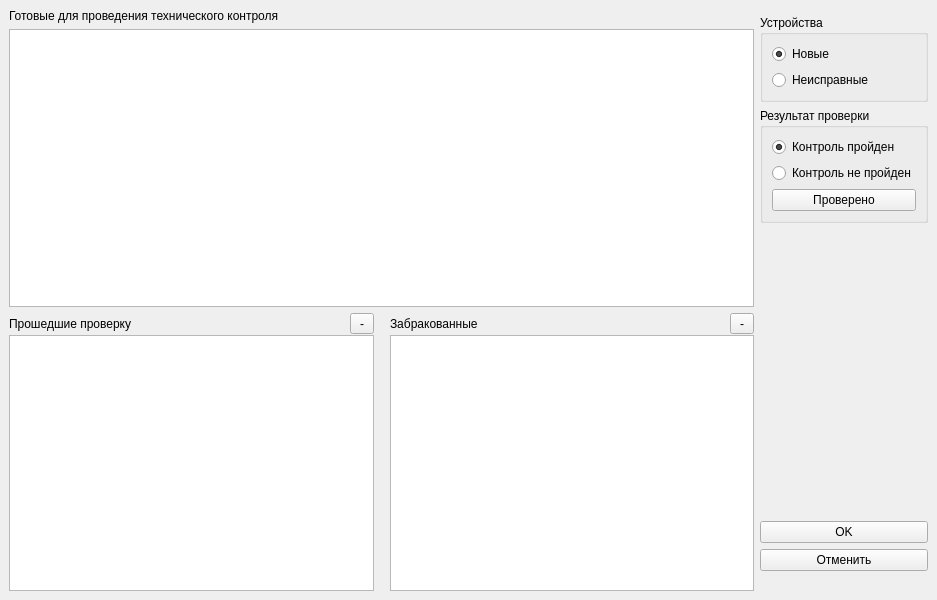
<?xml version="1.0" encoding="UTF-8"?>
<ui version="4.0">
 <class>OTKWindow</class>
 <widget class="QMainWindow" name="OTKWindow">
  <property name="geometry">
   <rect>
    <x>0</x>
    <y>0</y>
    <width>937</width>
    <height>600</height>
   </rect>
  </property>
  <property name="windowTitle">
   <string>MainWindow</string>
  </property>
  <widget class="QWidget" name="centralwidget">
   <layout class="QHBoxLayout" name="horizontalLayout_4">
    <item>
     <layout class="QVBoxLayout" name="verticalLayout_2">
      <item>
       <widget class="QLabel" name="label_8">
        <property name="text">
         <string>Готовые для проведения технического контроля</string>
        </property>
       </widget>
      </item>
      <item>
       <widget class="QListWidget" name="lwProduct">
        <property name="alternatingRowColors">
         <bool>true</bool>
        </property>
       </widget>
      </item>
      <item>
       <layout class="QHBoxLayout" name="horizontalLayout_8">
        <property name="spacing">
         <number>16</number>
        </property>
        <item>
         <layout class="QVBoxLayout" name="verticalLayout_5">
          <property name="spacing">
           <number>1</number>
          </property>
          <item>
           <layout class="QHBoxLayout" name="horizontalLayout_2">
            <item>
             <widget class="QLabel" name="label_7">
              <property name="text">
               <string>Прошедшие проверку</string>
              </property>
             </widget>
            </item>
            <item>
             <widget class="QToolButton" name="tbDelCheckProd">
              <property name="minimumSize">
               <size>
                <width>24</width>
                <height>0</height>
               </size>
              </property>
              <property name="toolTip">
               <string>Удалить из списка</string>
              </property>
              <property name="text">
               <string>-</string>
              </property>
              <property name="icon">
               <iconset resource="resource.qrc">
                <normaloff>:/image/cancel2.png</normaloff>:/image/cancel2.png</iconset>
              </property>
             </widget>
            </item>
           </layout>
          </item>
          <item>
           <widget class="QListWidget" name="lwCheckedProd">
            <property name="alternatingRowColors">
             <bool>true</bool>
            </property>
           </widget>
          </item>
         </layout>
        </item>
        <item>
         <layout class="QVBoxLayout" name="verticalLayout">
          <property name="spacing">
           <number>1</number>
          </property>
          <item>
           <layout class="QHBoxLayout" name="horizontalLayout_3">
            <item>
             <widget class="QLabel" name="label_5">
              <property name="text">
               <string>Забракованные</string>
              </property>
             </widget>
            </item>
            <item>
             <widget class="QToolButton" name="tbDelBrokenProd">
              <property name="minimumSize">
               <size>
                <width>24</width>
                <height>0</height>
               </size>
              </property>
              <property name="toolTip">
               <string>Удалить из списка</string>
              </property>
              <property name="text">
               <string>-</string>
              </property>
              <property name="icon">
               <iconset resource="resource.qrc">
                <normaloff>:/image/cancel2.png</normaloff>:/image/cancel2.png</iconset>
              </property>
             </widget>
            </item>
           </layout>
          </item>
          <item>
           <widget class="QListWidget" name="lwBrokenProd">
            <property name="alternatingRowColors">
             <bool>true</bool>
            </property>
           </widget>
          </item>
         </layout>
        </item>
       </layout>
      </item>
     </layout>
    </item>
    <item>
     <layout class="QHBoxLayout" name="horizontalLayout"/>
    </item>
    <item>
     <layout class="QVBoxLayout" name="verticalLayout_9" stretch="0,1">
      <item>
       <layout class="QVBoxLayout" name="verticalLayout_7">
        <property name="topMargin">
         <number>6</number>
        </property>
        <item>
         <widget class="QGroupBox" name="groupBox_2">
          <property name="title">
           <string>Устройства</string>
          </property>
          <layout class="QVBoxLayout" name="verticalLayout_11">
           <item>
            <widget class="QRadioButton" name="rbNewDevice">
             <property name="text">
              <string>Новые</string>
             </property>
             <property name="checked">
              <bool>true</bool>
             </property>
            </widget>
           </item>
           <item>
            <widget class="QRadioButton" name="rbOldDevice">
             <property name="text">
              <string>Неисправные</string>
             </property>
            </widget>
           </item>
          </layout>
         </widget>
        </item>
       </layout>
      </item>
      <item>
       <layout class="QVBoxLayout" name="verticalLayout_8" stretch="0,0,0,0">
        <property name="bottomMargin">
         <number>20</number>
        </property>
        <item>
         <widget class="QGroupBox" name="groupBox">
          <property name="title">
           <string>Результат проверки</string>
          </property>
          <layout class="QVBoxLayout" name="verticalLayout_10">
           <item>
            <widget class="QRadioButton" name="rbCheck">
             <property name="text">
              <string>Контроль пройден</string>
             </property>
             <property name="icon">
              <iconset resource="resource.qrc">
               <normaloff>:/image/Apply24x24.png</normaloff>:/image/Apply24x24.png</iconset>
             </property>
             <property name="checked">
              <bool>true</bool>
             </property>
            </widget>
           </item>
           <item>
            <widget class="QRadioButton" name="rbUncheck">
             <property name="text">
              <string>Контроль не пройден</string>
             </property>
             <property name="icon">
              <iconset resource="resource.qrc">
               <normaloff>:/image/cancel2.png</normaloff>:/image/cancel2.png</iconset>
             </property>
            </widget>
           </item>
           <item>
            <widget class="QPushButton" name="pbChecked">
             <property name="text">
              <string>Проверено</string>
             </property>
            </widget>
           </item>
          </layout>
         </widget>
        </item>
        <item>
         <spacer name="verticalSpacer_2">
          <property name="orientation">
           <enum>Qt::Orientation::Vertical</enum>
          </property>
          <property name="sizeHint" stdset="0">
           <size>
            <width>20</width>
            <height>40</height>
           </size>
          </property>
         </spacer>
        </item>
        <item>
         <widget class="QPushButton" name="pbOK">
          <property name="text">
           <string>OK</string>
          </property>
          <property name="icon">
           <iconset resource="resource.qrc">
            <normaloff>:/image/Apply24x24.png</normaloff>:/image/Apply24x24.png</iconset>
          </property>
          <property name="iconSize">
           <size>
            <width>24</width>
            <height>24</height>
           </size>
          </property>
         </widget>
        </item>
        <item>
         <widget class="QPushButton" name="pbCancel">
          <property name="text">
           <string>Отменить</string>
          </property>
          <property name="icon">
           <iconset resource="resource.qrc">
            <normaloff>:/image/cancel2.png</normaloff>:/image/cancel2.png</iconset>
          </property>
          <property name="iconSize">
           <size>
            <width>24</width>
            <height>24</height>
           </size>
          </property>
         </widget>
        </item>
       </layout>
      </item>
     </layout>
    </item>
   </layout>
  </widget>
 </widget>
 <resources>
  <include location="resource.qrc"/>
 </resources>
 <connections/>
</ui>
